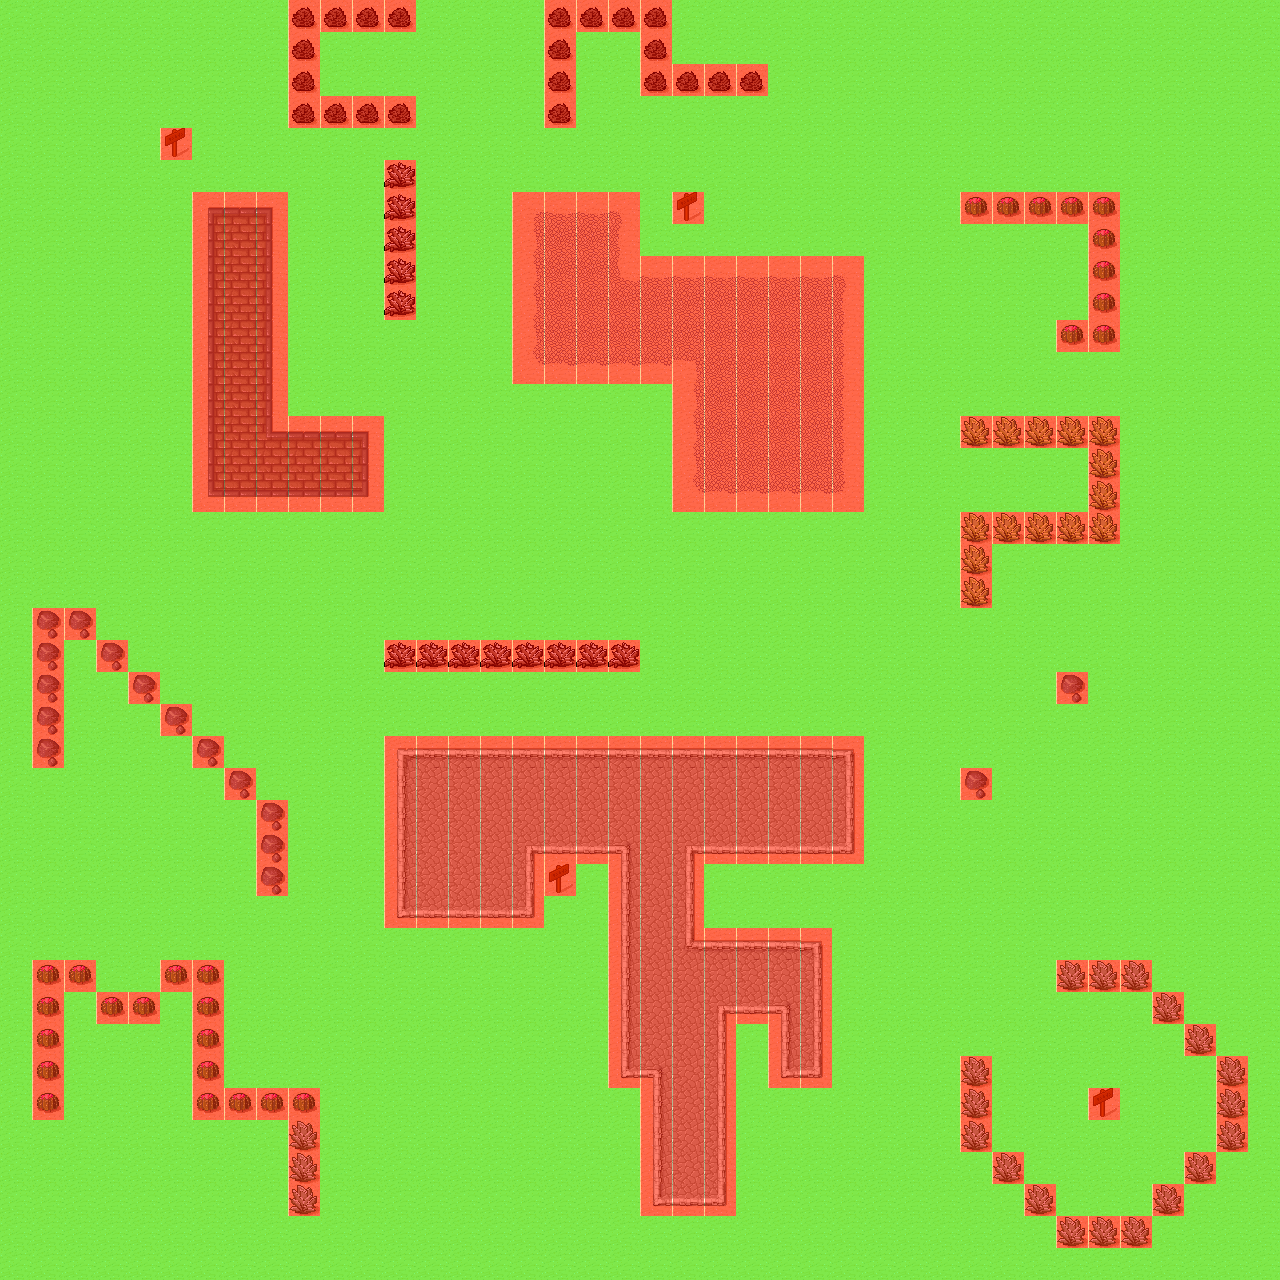

Tiled map render using the project's own tile images. Description and the map definition, with tile-layer contents summarised, below:
An orthogonal 40x40 tile map with 32x32 px tiles, 2 tile layers (Ground, collisions), 2 tilesets.

<map version="1.0" orientation="orthogonal" renderorder="right-down" width="40" height="40" tilewidth="32" tileheight="32" nextobjectid="1">
 <tileset firstgid="1" name="map_testing" tilewidth="32" tileheight="32" spacing="1" margin="1" tilecount="48" columns="8">
  <image source="tmw_desert_spacing.png" width="265" height="199" />
 </tileset>
 <tileset firstgid="49" name="collisions" tilewidth="32" tileheight="32" tilecount="2" columns="2">
  <image source="collisions.png" width="65" height="32" />
 </tileset>
 <layer name="Ground" width="40" height="40">
  <data>[1600 cells, 1600 non-empty, 41 distinct tile ids]</data>
 </layer>
 <layer name="collisions" width="40" height="40">
  <properties>
   <property name="Navigation" type="int" value="1" />
   <property name="Nodraw" value="1" />
  </properties>
  <data>[1600 cells, 1600 non-empty, 2 distinct tile ids]</data>
 </layer>
</map>
